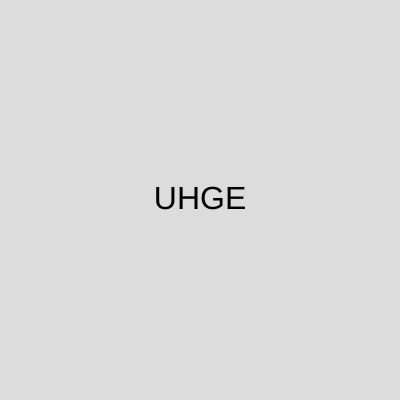
Frame 1 (no input)
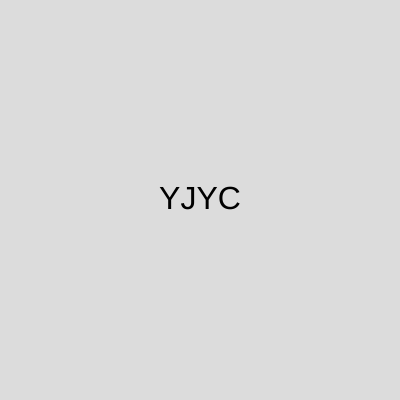
Frame 60 (no input)
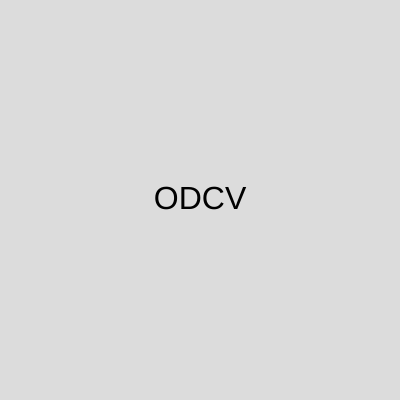
Frame 120 (the mouse pressed at the canvas centre since frame 60)

The p5.js sketch that drew these frames (run headless with seeded random() and noise() and a simulated clock; from frame 60 on, the mouse is pressed at the canvas centre):

// p5.js sketch
// ── sketch.js
// word to animate in an array of letters
let word = "LOOP".split("");

// all letters in an array
let ALL_LETTERS = "ABCDEFGHIJKLMNOPQRSTUVWXYZ".split("");

// the list of special letters
let letters = [];

// for being able to reset animation
let animationStartMillis = 0;

function setup() {
  createCanvas(400, 400);
  textAlign(CENTER, CENTER);
  textSize(32);

  // for each letter of word:
  //   add special letter object to list
  for (let wi = 0; wi < word.length; wi++) {
    // correct letter and
    //   delay for showing correct letter
    letters.push({
      letter: word[wi],
      delay: int(random(1000, 2000)),
    });
  }

  // this is a list of objects,
  //   where which object has a delay and a letter
  print(letters);

  animationStartMillis = millis();
}

function draw() {
  background(220);

  // hold word to display this frame
  let mWord = "";

  // time since reset
  let elapsed = millis() - animationStartMillis;

  // iterate over letter lists
  for (let wi = 0; wi < letters.length; wi++) {
    if (elapsed > letters[wi].delay) {
      mWord += letters[wi].letter;
    } else {
      mWord += random(ALL_LETTERS);
    }
  }

  text(mWord, width / 2, height / 2);
}

function mousePressed() {
  animationStartMillis = millis();
}
